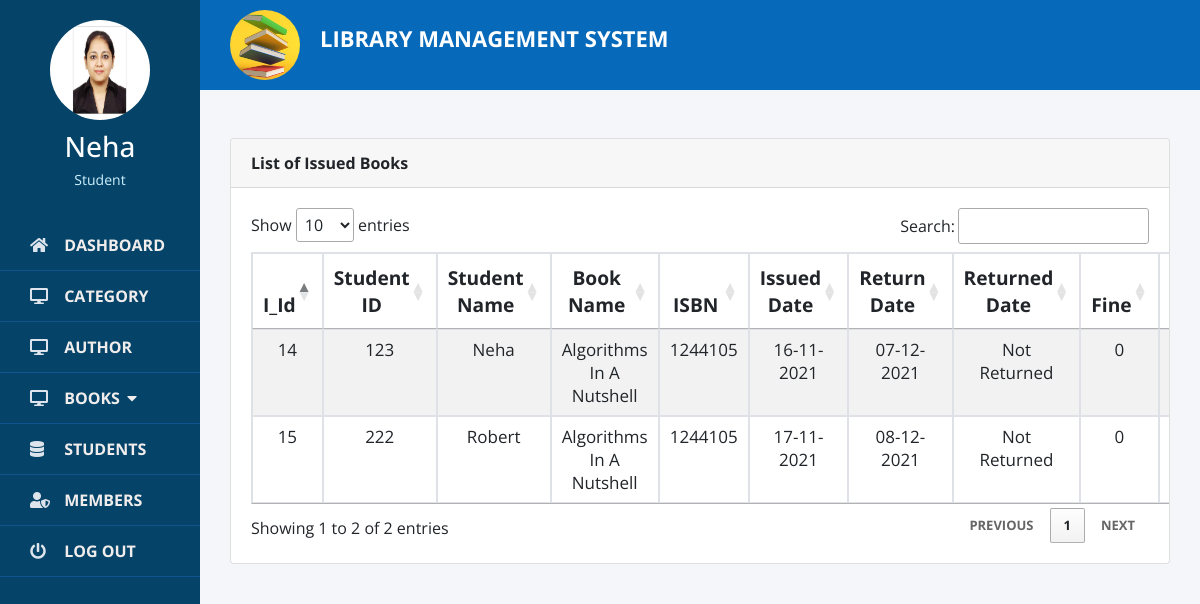
Page /admin_issuedbook.php (signed in) on the committed database.
### tables this page shows
CREATE TABLE `issuedbook` (
  `i_id` int(20) NOT NULL,
  `bookid` int(20) NOT NULL,
  `Studentid` int(20) NOT NULL,
  `issuedate` timestamp NULL DEFAULT NULL,
  `returndate` timestamp NULL DEFAULT NULL,
  `returneddate` timestamp NULL DEFAULT NULL,
  `fine` float NOT NULL DEFAULT 0,
  `returnstatus` int(1) NOT NULL DEFAULT 1
);

CREATE TABLE `students` (
  `Studentid` int(20) NOT NULL,
  `Name` varchar(100) NOT NULL,
  `Emailid` varchar(150) NOT NULL,
  `Mobilenumber` varchar(20) NOT NULL,
  `Password` varchar(150) NOT NULL,
  `book_slot` int(11) NOT NULL DEFAULT 5,
  `photo` varchar(200) NOT NULL,
  `status` int(1) NOT NULL,
  `regdate` timestamp NOT NULL DEFAULT current_timestamp() ON UPDATE current_timestamp()
);

CREATE TABLE `books` (
  `b_id` int(20) NOT NULL,
  `name` varchar(100) NOT NULL,
  `categoryid` int(11) NOT NULL,
  `author` varchar(200) NOT NULL,
  `volume` int(11) NOT NULL DEFAULT 0,
  `quantity` int(11) NOT NULL,
  `cover` varchar(200) NOT NULL,
  `isbn` int(20) NOT NULL,
  `price` float NOT NULL,
  `regdate` timestamp NOT NULL DEFAULT current_timestamp()
);

### admin_issuedbook.php (the view, shortened to what this page needs)
<?php
$conn=new mysqli("localhost","root","","librarymanage");
if(strlen($_SESSION['login'])==0)
{
  header("location: login.php");
}
else
{
?>
<!DOCTYPE html>
<html lang="en">
<head>
	<link rel="stylesheet" href="https://maxcdn.bootstrapcdn.com/bootstrap/4.5.2/css/bootstrap.min.css">
	<link rel="stylesheet" type="text/css" href="css/nav.css">
	<link rel="stylesheet" type="text/css" href="css/navbar.css">
	<link href="css/manageuser.css" rel="stylesheet" type="text/css">
	<link rel="stylesheet" type="text/css" href="https://cdn.datatables.net/1.11.3/css/jquery.dataTables.min.css">
</head>
<body>
<?php include("sidenav.php") ?>
    <div class="container1">
	<div class="container-fluid">
	<div class="col-lg-12" style="width:100%;">
		<div class="row">
			<div class="col-md-12">
				<div class="card">
					<div class="card-header">
						<b>List of Issued Books</b>
					</div>
					<div class="card-body" style="overflow-x: auto">
			<table cellpadding="0" cellspacing="0" border="0" class="table table-striped table-bordered" id="example">
				<thead>
					<tr>
						<th class="text-center si">I_Id</th>
                        <th class="text-center si">Student ID</th>
						<th class="text-center si">Student Name</th>
                        <th class="text-center si">Book Name</th>
						<th class="text-center si ">ISBN</th>
						<th class="text-center si">Issued Date</th>
						<th class="text-center si">Return Date</th>
						<th class="text-center si">Returned Date</th>
						<th class="text-center si">Fine</th>
						<th class="text-center si">Action</th>
					</tr>
				</thead>
				<tbody>
					<?php
						$users = $conn->query("SELECT issuedbook.i_id,issuedbook.bookid,issuedbook.issueDate,issuedbook.returndate,issuedbook.returneddate,issuedbook.returnstatus,issuedbook.fine,students.Studentid,students.Name as sname,students.photo,books.name,books.cover,books.categoryid,books.author,books.isbn,books.price FROM issuedbook JOIN students ON issuedbook.Studentid = students.Studentid JOIN books ON books.b_id=issuedbook.bookid JOIN category ON books.categoryid=category.c_id order by issuedbook.i_id");
						while($row= $users->fetch_assoc()):
					?>
					<tr class="text-center">
						<td class="ri">
							<?php echo $row['i_id']?>
						</td class="ri">
                        <td class="ri">
						<?php echo ucwords($row['Studentid']) ?>
						</td>
						<td class="ri">
						<?php echo ucwords($row['sname']) ?>
						</td>
						<td class="ri">
							<?php echo ucwords($row['name']) ?>
						</td>
						<td class="ri">
							<?php echo $row['isbn'] ?>
						</td>
						<td class="ri">
							<?php echo date('d-m-Y', strtotime($row['issueDate'])); ?>
						</td>
                        <td class="ri">
							<?php echo date('d-m-Y', strtotime($row['returndate'])); ?>
						</td>
                        <td class="ri">
                            <?php $returned=date('d-m-Y', strtotime($row['returneddate'])); ?>
							<?php echo empty($returned =='01-01-1970') ? $returned : 'Not Returned'; ?>
						</td>
						<td class="ri">
							<?php echo $row['fine']; ?>
						</td>
						<td class="ri">
						</td>
					</tr>
					<?php endwhile; ?>
				</tbody>
			</table>
					</div>
				</div>
			</div>
		</div>
	</div>
</div>
	</div>
</body>
</html>
<?php } ?>

### css/nav.css (style rules this page uses)
* { margin: 0; padding: 0; list-style: none; box-sizing: border-box; font-family: "Poppins" , sans-serif; }

### css/navbar.css (style rules this page uses)
* { margin: 0; padding: 0; -webkit-box-sizing: border-box; box-sizing: border-box; font-family: 'Josefin Sans', sans-serif; }

### admin_issuedbook.php (style rules this page uses)
.text-center { text-align: center; }
.si { font-size: 1.2rem; font-weight: bold; height: 2rem; }
.ri { padding: 8px 0; font-size: 17px; }
.container1 { position: relative; width: calc(100% - 200px); left: 200px; top: 0; }

### sidenav.php (style rules this page uses)
* { list-style: none; text-decoration: none; margin: 0; padding: 0; box-sizing: border-box; font-family: 'Open Sans', sans-serif; }
body { background: #f5f6fa; }

### rows in the picture
issuedbook: i_id "14", Studentid.Studentid "123", Studentid.Name "Neha", bookid.name "Algorithms In A Nutshell", bookid.isbn "1244105", issuedate "16-11-2021", returndate "07-12-2021", shows "Not Returned", fine "0"
issuedbook: i_id "15", Studentid.Studentid "222", Studentid.Name "Robert", bookid.name "Algorithms In A Nutshell", bookid.isbn "1244105", issuedate "17-11-2021", returndate "08-12-2021", shows "Not Returned", fine "0"

### other values in the picture
$_SESSION['login_name'] "Neha"
$_SESSION['user'] "Student"
